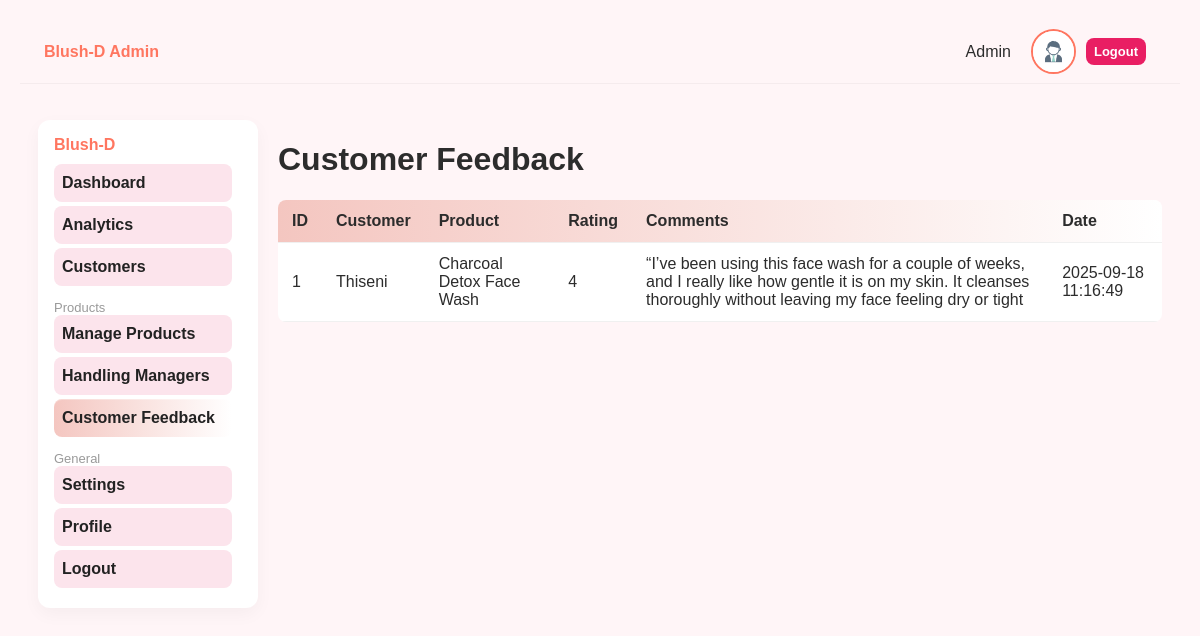
Page /pages/admin/pages/feedback.php (signed in) on the committed database.
### tables this page shows
CREATE TABLE `review` (
  `review_id` int NOT NULL AUTO_INCREMENT,
  `rating` int NOT NULL,
  `comments` text,
  `review_date` datetime NOT NULL,
  `user_id` int DEFAULT NULL,
  `product_id` int DEFAULT NULL,
  PRIMARY KEY (`review_id`),
  KEY `user_id` (`user_id`),
  KEY `product_id` (`product_id`),
  CONSTRAINT `review_ibfk_1` FOREIGN KEY (`user_id`) REFERENCES `user` (`user_id`) ON DELETE CASCADE,
  CONSTRAINT `review_ibfk_2` FOREIGN KEY (`product_id`) REFERENCES `product` (`product_id`) ON DELETE CASCADE,
  CONSTRAINT `review_chk_1` CHECK (((`rating` >= 1) and (`rating` <= 5)))
);

CREATE TABLE `user` (
  `user_id` int NOT NULL AUTO_INCREMENT,
  `first_name` varchar(100) NOT NULL,
  `last_name` varchar(100) NOT NULL,
  `email` varchar(255) NOT NULL,
  `password` varchar(255)  NOT NULL,
  `address` varchar(255) DEFAULT NULL,
  `phone_number` varchar(20) DEFAULT NULL,
  `role` varchar(50) DEFAULT 'CUSTOMER',
  `department` varchar(100) DEFAULT NULL,
  `birth_day` date DEFAULT NULL,
  `start_day` date DEFAULT NULL,
  PRIMARY KEY (`user_id`),
  UNIQUE KEY `email` (`email`)
);

CREATE TABLE `product` (
  `product_id` int NOT NULL AUTO_INCREMENT,
  `product_name` varchar(100) DEFAULT NULL,
  `description` text,
  `price` decimal(10,2) NOT NULL,
  `stock` int NOT NULL,
  `category_id` int DEFAULT NULL,
  `image_id` int DEFAULT NULL,
  `ingredients` text,
  `mini_description` varchar(225) DEFAULT NULL,
  `img_src` varchar(255) DEFAULT NULL,
  PRIMARY KEY (`product_id`),
  KEY `category_id` (`category_id`),
  CONSTRAINT `product_ibfk_1` FOREIGN KEY (`category_id`) REFERENCES `category` (`category_id`) ON DELETE SET NULL
);

### pages/admin/pages/feedback.php (the view, shortened to what this page needs)
<?php
require_once __DIR__ . '/../../../server/config/db.php';
$reviews = $conn->query("SELECT r.*, u.first_name, p.product_name AS product_name FROM review r LEFT JOIN user u ON r.user_id=u.user_id LEFT JOIN product p ON r.product_id=p.product_id ORDER BY review_date DESC");
?>
<!doctype html>
<html><head><meta charset="utf-8"><title>Feedback - Blush-D</title>
<link rel="stylesheet" href="../assets/css/style.css?v=<?php echo time(); ?>"></head><body>
<?php include __DIR__ . '/../includes/header.php'; ?>
<div class="container">
  <?php include __DIR__ . '/../includes/sidebar.php'; ?>
  <main class="content">
    <h1>Customer Feedback</h1>
    <table class="data">
      <thead><tr><th>ID</th><th>Customer</th><th>Product</th><th>Rating</th><th>Comments</th><th>Date</th></tr></thead>
      <tbody>
        <?php while($r = $reviews->fetch_assoc()): ?>
        <tr>
          <td><?=$r['review_id']?></td>
          <td><?=htmlspecialchars($r['first_name'])?></td>
          <td><?=htmlspecialchars($r['product_name'])?></td>
          <td><?=$r['rating']?></td>
          <td><?=htmlspecialchars($r['comments'])?></td>
          <td><?=$r['review_date']?></td>
        </tr>
        <?php endwhile; ?>
      </tbody>
    </table>
  </main>
</div>
</body></html>

### pages/admin/assets/css/style.css (style rules this page uses)
:root { --bg:#f5f3f6; --panel:#ffffff; --muted:#9a9a9a; --blush:#ff7660; --blush-2:#ffb7ad; --accent:#f4c6c0; --text:#222; --success:#2db27e; --danger:#e04b4b; }
* { box-sizing:border-box }
html,body { height:100%; margin:0; font-family:Inter, Arial, sans-serif; background:var(--bg); color:var(--text); }
.container { display:flex; align-items:flex-start; gap:20px; padding:18px; max-width:1300px; margin:18px auto; }
.content { flex:1; min-height:600px; }
table.data { width:100%; border-collapse:collapse; background:var(--panel); border-radius:8px; overflow:hidden }
table.data th, table.data td { padding:12px 14px; text-align:left; border-bottom:1px solid #f0f0f0; }
table.data thead { background:linear-gradient(90deg,var(--accent),#fff) }
body { font-family: Arial, sans-serif; background-color: #FFF5F7; color: #2C2C2C; padding: 20px; }

### rows in the picture
review: review_id "1", user.first_name "Thiseni", product.product_name "Charcoal Detox Face Wash", rating "4", comments "“I’ve been using this face wash for a couple of weeks, and I really like how gentle it is on my skin. It cleanses thoroughly without leaving my face feeling dry or tight", review_date "2025-09-18 11:16:49"

### other values in the picture
$adminName "Admin"
